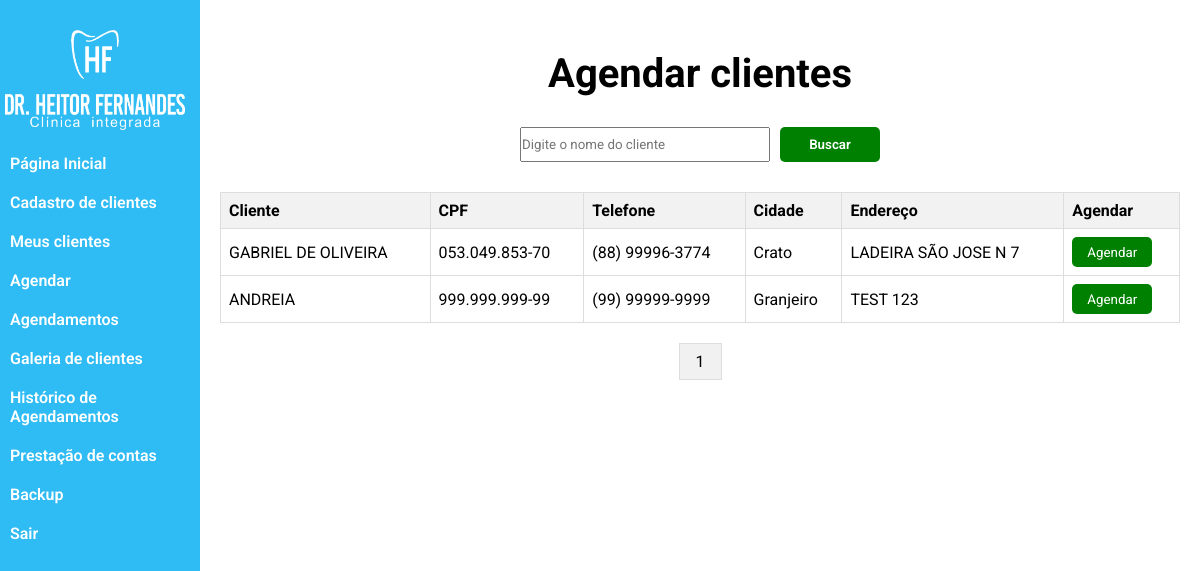
Page /views/admin/clientes.php (signed in) on the earlier database version.
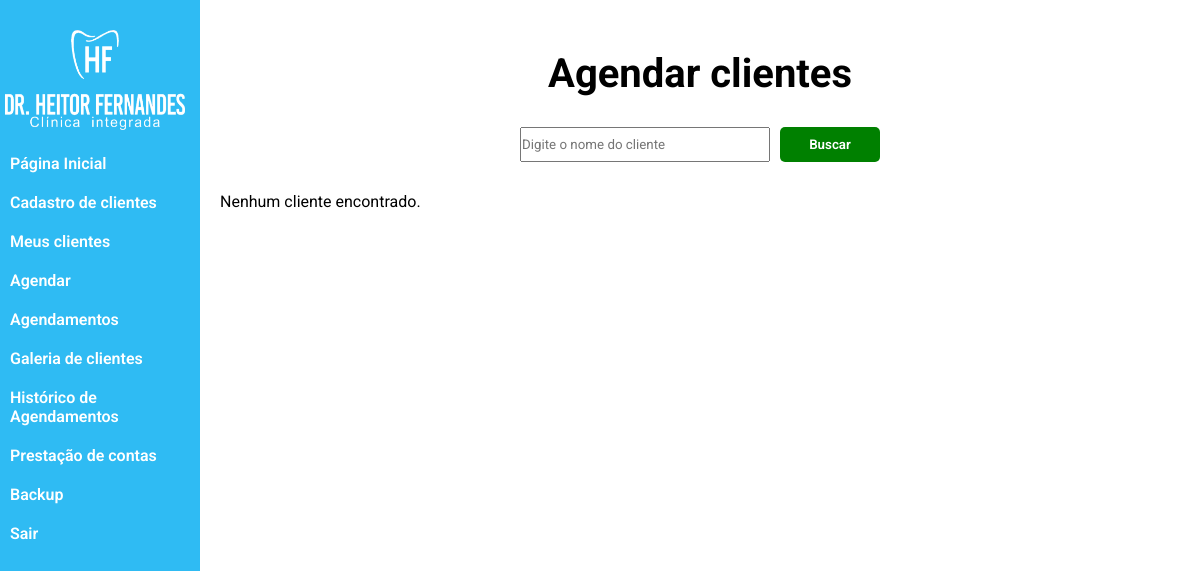
Same page on the later database version.
### tables this page shows
CREATE TABLE `clientes` (
  `id` int(11) NOT NULL,
  `nome_completo` varchar(100) NOT NULL,
  `cpf` text DEFAULT NULL,
  `genero` varchar(10) DEFAULT NULL,
  `telefone` varchar(15) DEFAULT NULL,
  `email` varchar(100) DEFAULT NULL,
  `endereco_rua` varchar(255) DEFAULT NULL,
  `endereco_cidade` varchar(100) DEFAULT NULL,
  `endereco_estado` varchar(50) DEFAULT NULL,
  `endereco_cep` varchar(15) DEFAULT NULL,
  `historico_medico` text DEFAULT NULL
);

### views/admin/clientes.php (the view, shortened to what this page needs)
<?php
$conn = conectarAoBanco();
$registrosPorPagina = 8;
$paginaAtual = isset($_GET['pagina']) ? $_GET['pagina'] : 1;
$offset = ($paginaAtual - 1) * $registrosPorPagina;
$sqlTotalAgendamentos = "SELECT COUNT(*) as total from clientes";
$resultTotalAgendamentos = $conn->query($sqlTotalAgendamentos);
$totalClientes = $resultTotalAgendamentos->fetch_assoc()['total'];
$resultadosClientes = array();
if ($_SERVER["REQUEST_METHOD"] == "POST") {
    $nome = $_POST["nome_cliente"];
    if (!empty($nome)) {
        $sqlClientes = "SELECT * FROM clientes WHERE nome_completo LIKE '%$nome%' LIMIT $registrosPorPagina OFFSET $offset";
    } else {
        $sqlClientes = "SELECT * FROM clientes LIMIT $registrosPorPagina OFFSET $offset";
    }
} else {
    $sqlClientes = "SELECT * FROM clientes LIMIT $registrosPorPagina OFFSET $offset";
}
$resultClientes = $conn->query($sqlClientes);
if ($resultClientes !== false && $resultClientes->num_rows > 0) {
    while ($rowClientes = $resultClientes->fetch_assoc()) {
        $resultadosClientes[] = $rowClientes;
    }
}
?>
<!DOCTYPE html>
<html lang="en">
<head>
    <link rel="stylesheet" href="../../assets/css/sidebar.css">
    <link rel="stylesheet" href="../../assets/css/clientes.css">
    <link rel="stylesheet" href="../../assets/css/homeAdmin.css">
</head>
<body>
<div class="container">
<div class="test">
    <div class="sidebar">
        <img src="../../assets/img/logo-sidebar.png" alt="">
        <ul>
        <li><a href="../../views/admin/home.php">Página Inicial</a></li>
            <li><a href="../../views/admin/cadastroClientes.php">Cadastro de clientes</a></li>
            <li><a href="../../views/admin/listClientes.php">Meus clientes</a></li>
            <li><a href="../../views/admin/clientes.php">Agendar</a></li>
            <li><a href="../../views/admin/listAgendamentos.php">Agendamentos</a></li>
            <li><a href="../../views/admin/galeria.php">Galeria de clientes</a></li>
            <li><a href="../../views/admin/historicoAgendamentos.php">Histórico de Agendamentos</a></li>
            <li><a href="../../views/admin/saldo.php">Prestação de contas</a></li>
            <li><a href="../../views/admin/backup.php">Backup</a></li>
            <li><a href="../../assets/php/logout.php">Sair</a></li>
        </ul>
    </div>
</div>
    <div class="content">
        <h2>Agendar clientes</h2>
        <form method="post" action="<?php echo htmlspecialchars($_SERVER["PHP_SELF"]);?>">
            <input type="text" name="nome_cliente" placeholder="Digite o nome do cliente">
            <input type="submit" value="Buscar">
        </form>
        <?php
        if (!empty($resultadosClientes)) {
            echo "<table>";
            echo "<tr><th>Cliente</th><th>CPF</th><th>Telefone</th><th>Cidade</th><th>Endereço</th><th>Agendar</th></tr>";
            foreach ($resultadosClientes as $cliente) {
                echo "<tr>";
                echo "<td>" . $cliente["nome_completo"] . "</td>";
                echo "<td>" . $cliente["cpf"] . "</td>";
                echo "<td>" . $cliente["telefone"] . "</td>";
                echo "<td>" . $cliente["endereco_cidade"] . "</td>";
                echo "<td>" . $cliente["endereco_rua"] . "</td>";
                echo "<td><button class='agendar' data-id='" . $cliente["id"] . "'>Agendar</button></td>";
                echo "</tr>";
            }
            echo "</table>";
            $totalPaginas = ceil($totalClientes/ $registrosPorPagina);
            echo "<div class='pagination'>";
            for ($i = 1; $i <= $totalPaginas; $i++) {
                echo "<a href='?pagina=$i' class='paginacao'>$i</a> ";
            }
            echo "</div>";
        } else {
            echo "Nenhum cliente encontrado.";
        }
        ?>
    </div>
</div>
</body>
</html>

Differences in the rows shown:
removed clientes: nome_completo "GABRIEL DE OLIVEIRA", cpf "053.049.853-70", telefone "(88) 99996-3774", endereco_cidade "Crato", endereco_rua "LADEIRA SÃO JOSE N 7"
removed clientes: nome_completo "ANDREIA", cpf "999.999.999-99", telefone "(99) 99999-9999", endereco_cidade "Granjeiro", endereco_rua "TEST 123"
Other differences:
text no longer shown: "Cliente CPF Telefone Cidade Endereço Agendar"
text now shown: "Nenhum cliente encontrado."
list line gone: "1"
